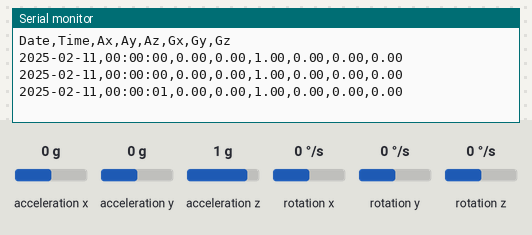
Recording of a program running on a simulated Arduino Nano RP2040 Connect. Shown: the last lines printed to the serial monitor. The inputs (shaded band) are chosen by the test bench; at power-on: acceleration x 0 g, acceleration y 0 g, acceleration z 1 g, rotation x 0 °/s, rotation y 0 °/s, rotation z 0 °/s.

Above: at 1.3 s.
1.4 s: acceleration x set to -1.4 g
At 1.9 s:
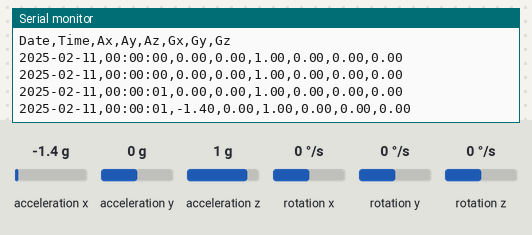
2.9 s: acceleration y set to -1.4 g
At 3.4 s:
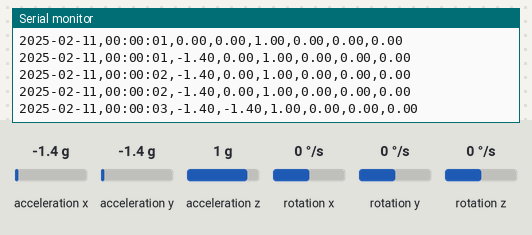
4.4 s: acceleration z set to -1.4 g
At 4.9 s:
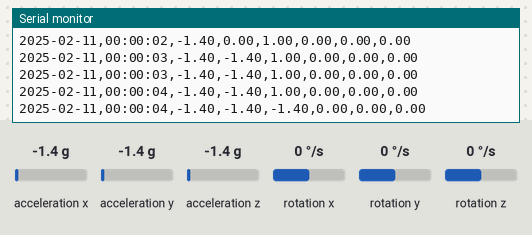
5.9 s: rotation x set to -192 °/s
At 6.5 s:
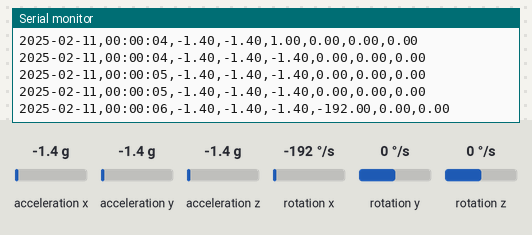
7.4 s: rotation y set to -192 °/s
At 8.0 s:
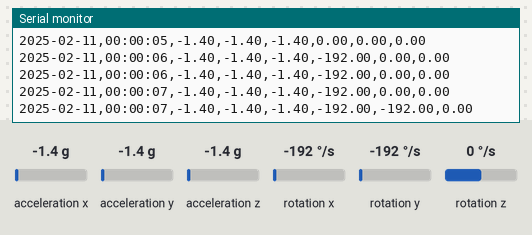
Timing chart, 0 to 9.9 s (numbered marks = the images above; inputs shaded):
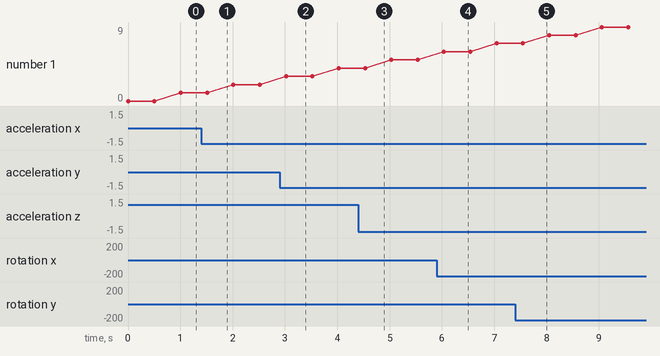

Measured:
- after the input at 1.4 s, the serial monitor: prints a new line after 0.11 s (image 1)
- after the input at 2.9 s, the serial monitor: prints a new line after 0.12 s (image 2)
- after the input at 4.4 s, the serial monitor: prints a new line after 0.13 s (image 3)
- after the input at 5.9 s, the serial monitor: prints a new line after 0.14 s (image 4)
- after the input at 7.4 s, the serial monitor: prints a new line after 0.15 s (image 5)

The program:

main.cpp
```cpp
#include <Arduino.h>
#include <Arduino_LSM6DSOX.h>

#define Temperature 0
#define Acc_Gyr 1

unsigned baud_rate = 115200;

#if Temperature
  float temperature;

  void setup() {
    Serial.begin(baud_rate);
    while (!Serial);

    if (!IMU.begin()) {
        Serial.println("Failed to initialize IMU!");
        while (1);
    }

    Serial.println("Entry, Temperature(C)");
  }

  void loop() {

    if (IMU.temperatureAvailable()) {
      temperature = 0;

      IMU.readTemperatureFloat(temperature);

      Serial.print(millis()); // Timestamp in ms
      Serial.print(", ");
      Serial.println(temperature); // Temperature in celsius
    }

    delay(1000); // Log new value every second
  }
#endif

#if Acc_Gyr
#include <TimeLib.h>

  time_t startTime;
  unsigned long startMillis;

  void setup() {
      Serial.begin(baud_rate);
      while (!Serial);

      if (!IMU.begin()) {
          Serial.println("Failed to initialize IMU!");
          while (1);
      }
      Serial.println("Date,Time,Ax,Ay,Az,Gx,Gy,Gz");
      startMillis = millis();
      startTime = now(); // Capturing the start time
  }

  void loop() {
      float ax, ay, az;
      float gx, gy, gz;
      if (IMU.accelerationAvailable() && IMU.gyroscopeAvailable()) {
          IMU.readAcceleration(ax, ay, az);
          IMU.readGyroscope(gx, gy, gz);

          unsigned long currentMillis = millis();
          time_t currentTime = startTime + (currentMillis - startMillis) / 1000;
          char timeBuffer[9];

          snprintf(timeBuffer, sizeof(timeBuffer), "%02d:%02d:%02d", hour(currentTime), minute(currentTime), second(currentTime));

          Serial.print("2025-02-11"); // Print the date and time
          Serial.print(",");
          Serial.print(timeBuffer);
          Serial.print(",");
          Serial.print(ax); // Acceleration in X
          Serial.print(",");
          Serial.print(ay); // Acceleration in Y
          Serial.print(",");
          Serial.print(az); // Acceleration in Z
          Serial.print(",");
          Serial.print(gx); // Gyroscope in X
          Serial.print(",");
          Serial.print(gy); // Gyroscope in Y
          Serial.print(",");
          Serial.println(gz); // Gyroscope in Z
      }
      delay(500); // Log new values every 0.5 second
  }

#endif
```
